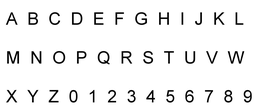
#> input picture hw4/SampleImages/TrainingSet.png, 256 x 111 px, shrunk from 1240 x 540 before the run; its folder holds 5 pictures in this run
$ python hw4.py
#> lines starting #> are read from the running program, lines starting #| are printed output that depends on the picture; after the words box and inside, x2 and y2 are one past the last pixel; in counts of white or black regions, pixels touching at a corner belong together
#> in main, raw_training_set is the input picture: shape (111, 256); min 0, max 255, mean 239.8
import cv2
import numpy as np
import argparse
import os

# # Comment out when uploading to the judge system
# import matplotlib
# import matplotlib.pyplot as plt
# matplotlib.use('Agg')

def parse_args():
    parser = argparse.ArgumentParser()
    parser.add_argument('--input_path',default="./SampleImages",type=str)
    parser.add_argument('--output_path',default="./OutputImages",type=str)
    return parser.parse_args()

class Morphology:
    BOUNDARY_KERNEL = np.array([[1,1,1],[1,1,1],[1,1,1]],dtype=np.uint8)
    HOLE_FILLING_KERNEL = np.array([[0,1,0],[1,1,1],[0,1,0]],dtype=np.uint8)
    COMPONENT_LABELING_KERNEL = np.array([[1,1,1],[1,1,1],[1,1,1]],dtype=np.uint8)
    SCAN_TYPE_ROW = 'row'
    SCAN_TYPE_COL = 'col'
    @staticmethod
    def thresholding(img, threshold = 128):
#> called with threshold = 128
        ret = img.copy()
        ret[ret >= threshold] = 255
        ret[ret < threshold] = 0
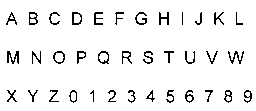
#> ret: shape (111, 256); 94.1% white; black in thin lines or dots, all inside (x1, y1, x2, y2) = (6, 12, 252, 103)
        return ret
    @staticmethod
    def complement(img):
        return 255 - img
    @staticmethod
    def dilation(img, kernel):
        res_img = np.zeros(shape=img.shape,dtype=np.uint8)
        shift_indexs = np.argwhere(kernel == 1)
        shift_imgs = []
        center = (kernel.shape[0]//2,kernel.shape[1]//2)
        for shift_index in shift_indexs:
            top_bottom = shift_index[0]-center[0]
            left_right = shift_index[1]-center[1]
            if(top_bottom > 0):
                shift_img = cv2.copyMakeBorder(img,top_bottom,0,0,0,cv2.BORDER_CONSTANT,value=0) #shift down
                shift_img = shift_img[0:img.shape[0],0:img.shape[1]]
            else:
                shift_img = cv2.copyMakeBorder(img,0,-top_bottom,0,0,cv2.BORDER_CONSTANT,value=0) # shift up
                shift_img = shift_img[-top_bottom:img.shape[0]-top_bottom,0:img.shape[1]]
            if(left_right > 0):
                shift_img = cv2.copyMakeBorder(shift_img,0,0,left_right,0,cv2.BORDER_CONSTANT,value=0) # shift right
                shift_img = shift_img[0:img.shape[0],0:img.shape[1]]
            else:
                shift_img = cv2.copyMakeBorder(shift_img,0,0,0,-left_right,cv2.BORDER_CONSTANT,value=0) # shift left
                shift_img = shift_img[0:img.shape[0],-left_right:img.shape[1]-left_right]
            shift_imgs.append(shift_img)
        shift_imgs = np.stack(shift_imgs,axis=0)
        res_img = shift_imgs.max(axis=0)
        return res_img
    # [26 lines left out: function erosion, not called in this run]
    @staticmethod
    def opening(img, kernel):
        return Morphology.dilation(Morphology.erosion(img,kernel),kernel)
    @staticmethod
    def closing(img, kernel):
        return Morphology.erosion(Morphology.dilation(img,kernel),kernel)
    @classmethod
    def boundary_extraction(cls, img, kernel = BOUNDARY_KERNEL):
        return img - Morphology.erosion(img,kernel)
    # [17 lines left out: function hole_filling, not called in this run]
    @classmethod
    def connected_component_labeling(cls, img, kernel = COMPONENT_LABELING_KERNEL, max_iteration = 10000, discard_size = 0,
                                     scan_type = None, save_image = False, path = './', filename = 'label_img.png'):
#> called with kernel = array of shape (3, 3), max_iteration = 10000, discard_size = 0, save_image = True, path = './OutputImages', filename = 'label_img.png'
        label_count = 0
        label_map = img.copy() * (-1)
        start_positions = []
        if scan_type == cls.SCAN_TYPE_ROW or scan_type == None:
            for r in range(img.shape[0]):
                for c in range(img.shape[1]):
                    if img[r,c] == 255:
                        start_positions.append((r,c))
        elif scan_type == cls.SCAN_TYPE_COL:
            for c in range(img.shape[1]):
                for r in range(img.shape[0]):
                    if img[r,c] == 255:
                        start_positions.append((r,c))
        for start_position in start_positions:
            if label_map[start_position[0],start_position[1]] >= 0:
                continue
            label_count += 1
            # print(label_count)
            for i in range(max_iteration):
                if i == 0:
                    G_0 = np.zeros(shape=img.shape,dtype=np.uint8)
                    G_0[start_position[0],start_position[1]] = 255
                    G_1 = G_0
                G_0 = G_1
                G_1 = Morphology.dilation(G_0,kernel)
                G_1 = np.minimum(G_1,img)
                if(G_1 == G_0).all():
                    break

            if G_1[G_1 == 255].shape[0] < discard_size:
                label_count -= 1
                label_map[G_1 == 255] = 0
            else:
                label_map[G_1 == 255] = label_count
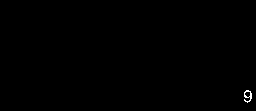
#> G_0: shape (111, 256); 0.17% white in thin lines or dots, all inside (x1, y1, x2, y2) = (244, 90, 252, 103)
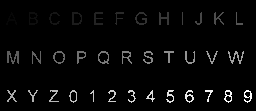
#> label_map: shape (111, 256) int16; min 0, max 36, mean 1; drawn with min black and max white
#> after the loop, label_count = 36

        if save_image:
            label_img = np.zeros((img.shape[0], img.shape[1], 3), dtype=np.uint8)
            for label in range(1, label_count+1):
                label_img[label_map == label] = np.random.randint(0, 256, 3)
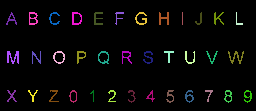
#> label_img: shape (111, 256, 3); mean of channels 0, 1, 2 7.1, 6.8, 8.1; drawn as B, G, R
            print(f'total label:{label_count}')
#| total label:36
            cv2.imwrite(os.path.join(path, filename), label_img)

        return label_count,label_map

class Dithering:
    # [24 lines left out: functions __init__, upsample, dither, not called in this run]

class ErrorDiffusion:
    # [31 lines left out: functions __init__, error_diffusion, not called in this run]

class ShapeProperties:
    Q = {}
    Q[0] = [np.array([[0,0],[0,0]])]
    Q[1] = [np.array([[0,0],[0,255]]), np.array([[0,0],[255,0]]), np.array([[0,255],[0,0]]), np.array([[255,0],[0,0]])]
    Q[2] = [np.array([[255,255],[0,0]]), np.array([[255,0],[255,0]]), np.array([[0,255],[0,255]]), np.array([[0,0],[255,255]])]
    Q[3] = [np.array([[255,255],[255,0]]), np.array([[255,255],[0,255]]), np.array([[0,255],[255,255]]), np.array([[255,0],[255,255]])]
    Q[4] = [np.array([[255,255],[255,255]])]
    Q['D'] = [np.array([[255,0],[0,255]]), np.array([[0,255],[255,0]])]
    def __init__(self,image):
        self.image = image
        self.height = image.shape[0]
        self.width = image.shape[1]
        self.bb_area = self.height * self.width
        self.area = np.sum(image == 255) / self.bb_area
        self.moment = self.calculate_moment(3,3)
        self.invariant = self.calculate_invariant()
        self.bit_quad_count = self.calculate_bit_quad()

    def print_properties(self):
        print(f'Area: {self.area}')
        print(f'Invariant: {self.invariant}')

    def calculate_moment(self,max_p,max_q):
        moment = np.zeros((max_p+1,max_q+1))
        for p in range(max_p+1):
            for q in range(max_q+1):
                for r,c in np.ndindex(self.image.shape):
                    moment[p,q] += (r/self.height)**p * (c/self.width)**q * self.image[r,c]
        return moment

    def calculate_invariant(self):
        M = self.moment
        invariant = np.zeros(7)
        invariant[0] = M[2,0] + M[0,2]
        invariant[1] = (M[2,0] - M[0,2])**2 + 4*M[1,1]**2
        invariant[2] = (M[3,0] - 3*M[1,2])**2 + (3*M[2,1] - M[0,3])**2
        invariant[3] = (M[3,0] + M[1,2])**2 + (M[2,1] + M[0,3])**2
        invariant[4] = (M[3,0] - 3*M[1,2]) * (M[3,0] + M[1,2]) * ((M[3,0] + M[1,2])**2 - 3*(M[2,1] + M[0,3])**2) + (3*M[2,1] + M[0,3])*(M[2,1] + M[0,3])*(3*(M[3,0] + M[1,2])**2 - (M[2,1] + M[0,3])**2) - (M[3,0] + M[1,2])*(M[2,1] + M[0,3])*((M[3,0] + M[1,2])**2 - (M[2,1] + M[0,3])**2)
        invariant[5] = (M[2,0] - M[0,2]) * ((M[3,0] + M[1,2])**2 - (M[2,1] + M[0,3])**2) + 4*(M[1,1]**2)*(M[3,0] + M[1,2])*(M[2,1] + M[0,3])
        invariant[6] = (3*M[2,1] - M[0,3])*(M[3,0] + M[1,2])*((M[3,0] + M[1,2])**2 - 3*(M[2,1] + M[0,3])**2) + (3*M[1,2] - M[3,0]) * (M[2,1] + M[0,3]) *(3*(M[3,0] + M[1,2])**2 - (M[2,1] + M[0,3])**2)
        return invariant

    def calculate_bit_quad(self):
        bit_quad_count = [0,0,0,0,0,0] # q0 q1 q2 q3 q4 qd
        for r in range(0,self.height-1):
            for c in range(0,self.width-1):
                quad = self.image[r:r+2,c:c+2]
                for key in self.Q:
                    for q in self.Q[key]:
                        if (quad == q).all():
                            if key == 'D':
                                bit_quad_count[5] += 1
                            else:
                                bit_quad_count[int(key)] += 1
        return bit_quad_count

class ShapeAnalyzer:
    def __init__(self, training_set):
        self.training_set = training_set
        self.property_set = self.calculate_properties()

    def calculate_properties(self):
        properties = {}
        for key in self.training_set:
            properties[key] = ShapeProperties(self.training_set[key])
        return properties

    def print_properties_set(self):
        for key in self.property_set:
            print(key)
            self.property_set[key].print_properties()
            print("--------------------------------------")

    # [21 lines left out: functions shape_analyze, match_properties, not called in this run]

def split_training(image, path = './'):
    samples = {}
    truth = ['C', 'G', 'A', 'B', 'D', 'E', 'F', 'H', 'I', 'J', 'K', 'L', 'O',
             'Q', 'S', 'M', 'N', 'P', 'R', 'T', 'U', 'V', 'W', 'X', 'Y', 'Z',
             '0', '1', '2', '3', '6', '8', '9', '4', '5', '7']
    processed = Morphology.thresholding(image, 128)
    processed = Morphology.complement(processed)
    label_count, label_map = Morphology.connected_component_labeling(processed, save_image=True, path=path)
#> label_count = 36
    for label in range(1,label_count+1):
        component = np.argwhere(label_map == label)
        bbox = [np.min(component[:,0]), np.min(component[:,1]), np.max(component[:,0]), np.max(component[:,1])]
        sub_image = processed[bbox[0]:bbox[2]+1,bbox[1]:bbox[3]+1]
        samples[truth[label-1]] = sub_image
#> this loop made 36 passes
#> bbox on passes 1 to 12: [12, 6, 24, 16], [12, 29, 24, 37], [12, 49, 24, 59], [12, 72, 24, 81], [12, 94, 24, 102], [12, 115, 24, 123], [12, 135, 24, 146], [12, 159, 24, 168], [12, 182, 24, 182], [12, 195, 24, 201], [12, 214, 24, 223], [12, 236, 24, 242]
#> after the loop, samples = 36 items

    path = os.path.join(path, 'SplitTraingSet')
    os.makedirs(path, exist_ok=True)
    # padding "I" side ways
    samples['I'] = cv2.copyMakeBorder(samples['I'], 0, 0, 5, 5, cv2.BORDER_CONSTANT, value=0)
    for key in samples:
        cv2.imwrite(os.path.join(path, f'{key}.png'), samples[key])
#> this loop made 36 passes
#> key on passes 1 to 12: 'C', 'G', 'A', 'B', 'D', 'E', 'F', 'H', 'I', 'J', 'K', 'L'
    return samples

# [13 lines left out: function outer_hole_filling, not called in this run]

def main():
    args = parse_args()

    os.makedirs(args.output_path, exist_ok=True)
    np.random.seed(0)

    # [15 lines of commented-out code are left out]
    raw_training_set = cv2.imread(os.path.join(args.input_path, 'TrainingSet.png'), cv2.IMREAD_GRAYSCALE)

    training_set = {}
    folder_path = os.path.join(args.input_path, 'SplitTraingSet')
    if not os.path.isdir(folder_path):
        training_set = split_training(raw_training_set, args.output_path)
#> training_set = 36 items
    else:
        for filename in os.listdir(folder_path):
            if filename.endswith(".png"):
                img = cv2.imread(os.path.join(folder_path, filename), cv2.IMREAD_GRAYSCALE)
                training_set[filename.split('.')[0]] = img

    analyzer = ShapeAnalyzer(training_set)
#> the loop in calculate_properties, `for key in self.training_set:` made 36 passes
#> key on passes 1 to 12: 'C', 'G', 'A', 'B', 'D', 'E', 'F', 'H', 'I', 'J', 'K', 'L'

    analyzer.print_properties_set()
#> the loop in print_properties_set, `for key in self.property_set:` made 36 passes
#> (printed output is left out)

    # [19 lines of commented-out code are left out]


if __name__ == '__main__':
    main()
